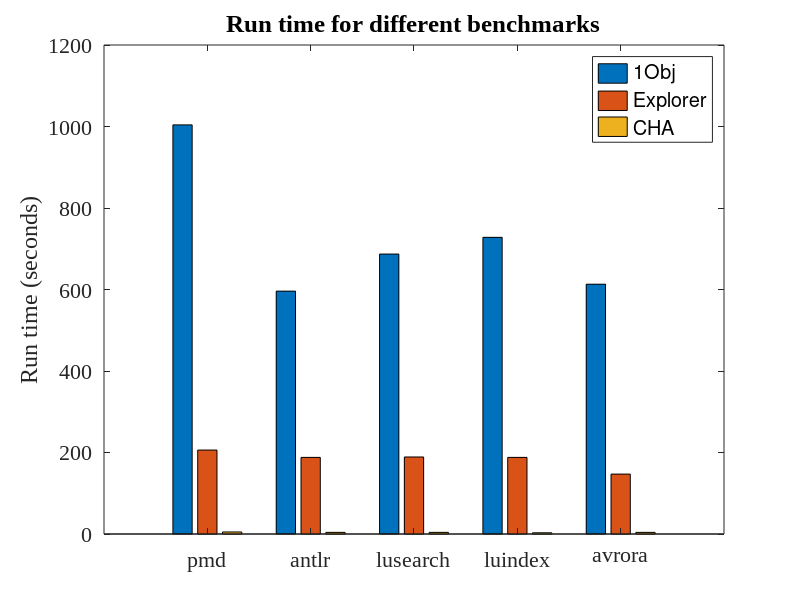

Source code (MATLAB):
function deadcode()
fig = figure();
cha = [
        1004,206,5 
596,188,4
     687,189,4
     728,188,3
     613,147,4
];
%mydata = [otf, cha];
bar_h=bar(cha);
mycolor=[0 0 1; 1 1 0; 1 0 0];
colormap(mycolor);


%axis([0.5,4.5,0,t]);
% lable setting
%xlabel('Benchmark','FontName','Times New Roman','FontSize',16);
ylabel('Run time (seconds)','FontName','Times New Roman','FontSize',16);

legend('1Obj', 'Explorer','CHA');

% axis setting
set(gca,'FontName','Times New Roman','FontSize',16);
% title setting
title('Run time for different benchmarks','FontName','Times New Roman','FontSize',18);
set(gca,'XTickLabel',{'pmd','antlr','lusearch','luindex','avrora'});
saveas(fig, 'deadcode.png');
